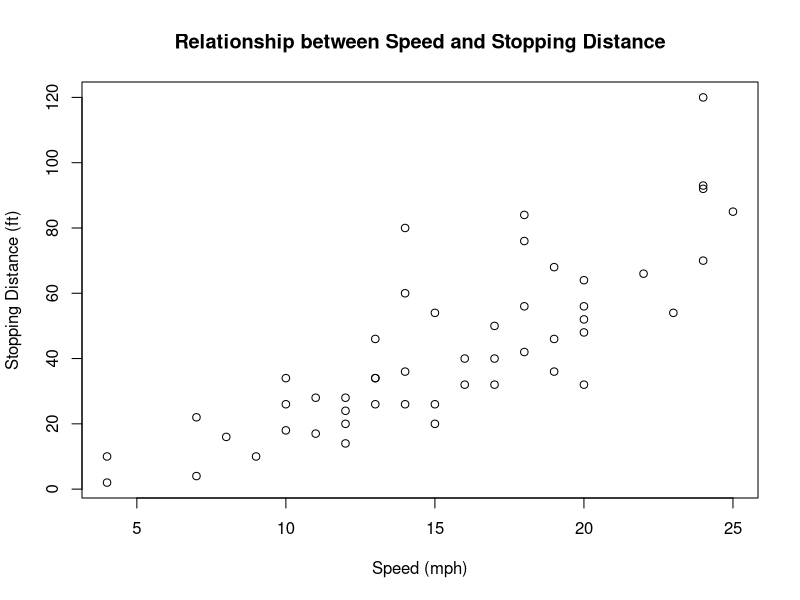
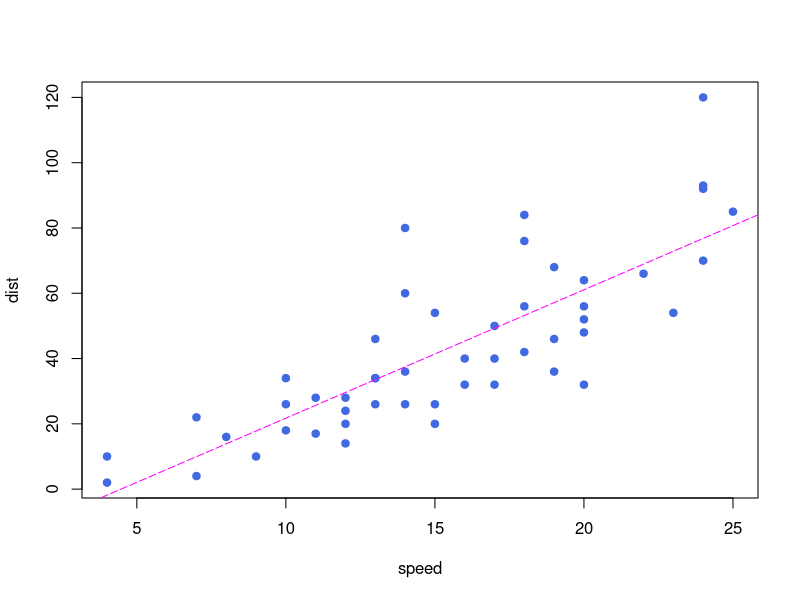
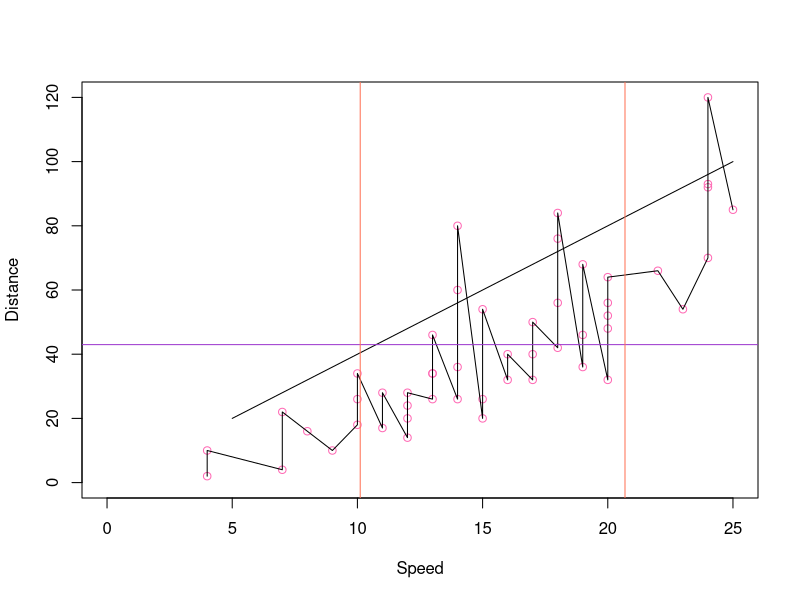
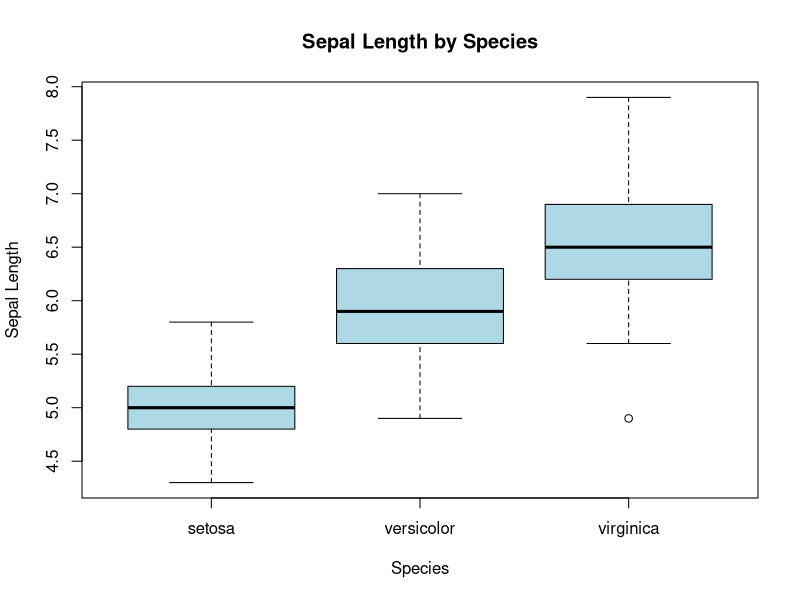
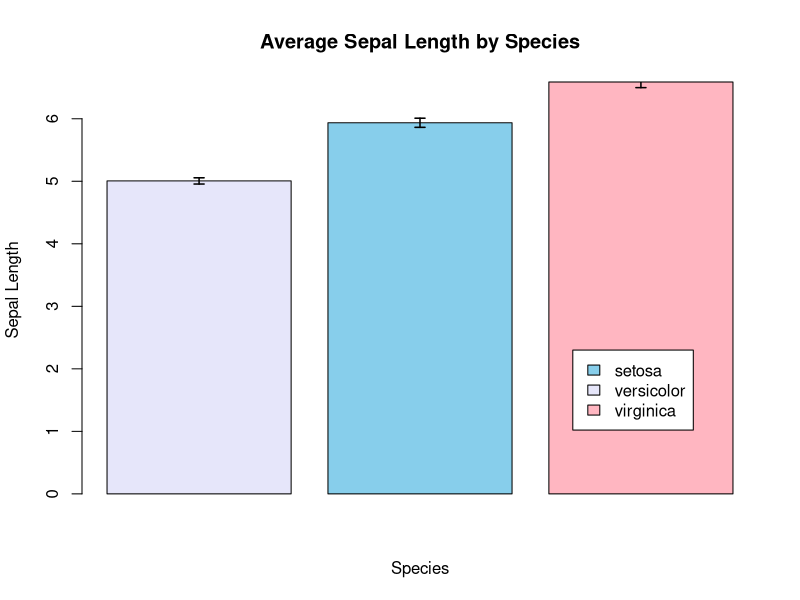
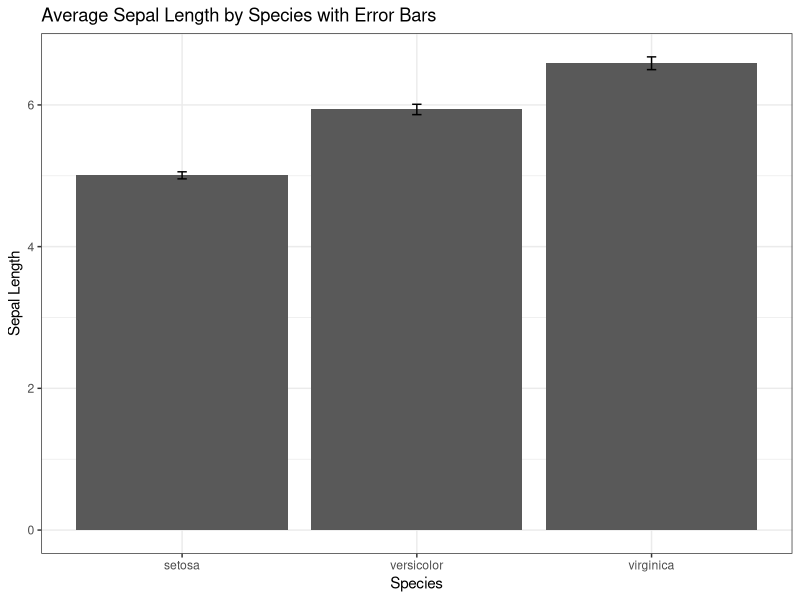
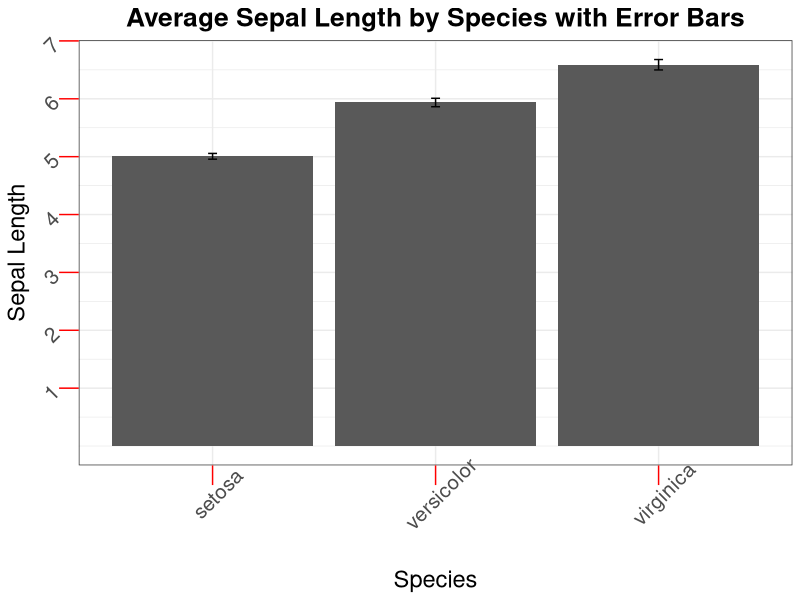
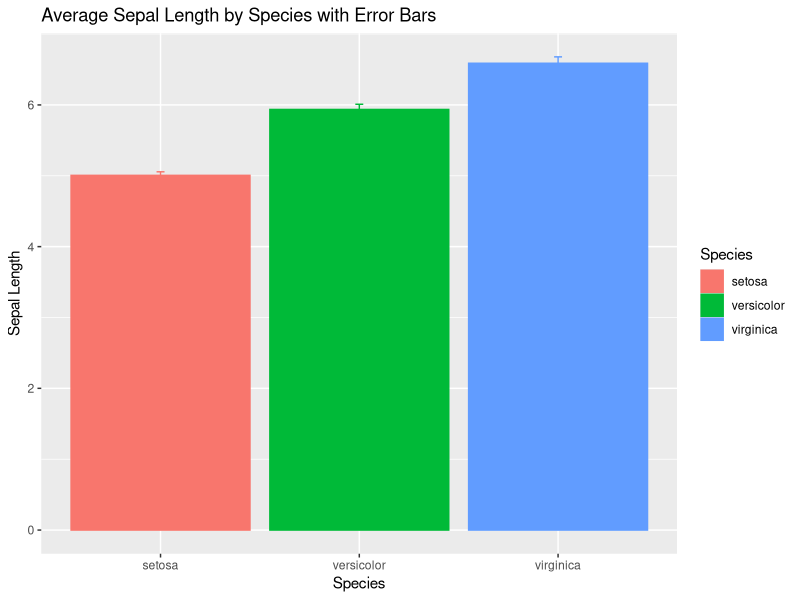

The R source for these figures, in order:
## ---- chunk 1
knitr::opts_chunk$set(echo = TRUE)
## ---- chunk 2
# rm(list = ls()) clear workspace (optional)
# install.packages("extrafont") # if you want lots more font options for your plot labels
# install.packages('Cairo') # for embedding special fonts into your final pdf if you so choose

# load libraries
library(here)
library(tidyverse)
#library(extrafont) 
## ---- chunk 3
head(cars) # simple dataset with 2 columns
# ?plot # what other arguments in the function?

#pdf(here('figures','base plot exploration.pdf')) #open a pdf file to save all the plots from this session

plot(cars, xlab = "Speed (mph)", ylab = "Stopping Distance (ft)", main = "Relationship between Speed and Stopping Distance") # can add labels
## ---- chunk 4
plot(cars, col = 'royalblue', pch = 19) # point color and type

lmod1<-lm(dist ~ speed, data = cars) # get lm for trendline
abline(lmod1, col = "magenta", lty = 5) # add trendline-color red linetype 5 (long dashes)
## ---- chunk 5
# create a blank plot with different x and y axis lengths
plot(0, 0, xlim=c(0, 25), ylim=c(0, 120), type='n', xlab='Speed', ylab='Distance') # create blank plot

points(cars$speed, cars$dist, col='hotpink') # layer on points (adds flexibility to add multiple datasets)
lines(cars$speed, cars$dist) # layer on lines -- will look weird for scatter points
lines(c(5,25), c(20,100)) # can manually specify c(xmin, xmax), c(ymin, ymax)

abline(h = mean(cars$dist), col = "darkorchid") # add horizontal line at value of interest
abline(v = mean(cars$speed)-sd(cars$speed), col = "coral1") # add vert line
abline(v = mean(cars$speed)+sd(cars$speed), col = "coral1") # add vert line
## ---- chunk 6
head(iris)

## boxplot split by species groups
boxplot(iris$Sepal.Length ~ iris$Species, xlab = "Species", ylab = "Sepal Length", # can plot y~x in boxplot()
        main = "Sepal Length by Species",
        col = 'lightblue')
# boxplot displays median, middle 50% of data, range, and outliers as points outside the range

## Barplot of sepal length by species

# use dplyr to summarize data
means <- iris %>%
  group_by(Species) %>%
  summarise(mean = mean(Sepal.Length), se = sd(Sepal.Length)/sqrt(length(Sepal.Length)))
# final table displays two columns, mean and standard error of the mean

means_barx<-barplot(means$mean, # names.arg = means$Species, 
                    xlab = "Species", ylab = "Sepal Length",
                    main = "Average Sepal Length by Species",
                 #   ylim= c(0,7),
                    col = c("lavender", "skyblue", "lightpink"))

# add legend
legend(x= 2.73, y =2.3, legend = unique(iris$Species), fill = c("skyblue", "lavender", "lightpink"))
# can also specify legend position with words eg. 'topright'
# have to specify legend items manually, can introduce errors
# how do we fix this one?

# add errors by manually adding lines into the plot with calculated error values
arrows(means_barx, means$mean + means$se, # top of error bar
       means_barx, means$mean - means$se, # bottom of error bar
       length = 0.05, angle = 90, code = 3, lwd = 1.5) # width of caps, angle of caps, type of cap, thickness of lines
# top of highest error bar is cut off, how do we fix it?

#dev.off() # close the graphics device (i.e. the pdf we opened)
## ---- chunk 7

# plot with ggplot using + to add layers
g1<-ggplot(means, aes(x = Species, y = mean)) + # df, specify data params
  geom_bar(stat = "identity", position = "dodge") + # what type of plot
  # stat: plot default function, position: next to each other
  
  geom_errorbar(aes(ymin = mean - se, ymax = mean + se), # where to where to draw error bars
                width = 0.04,size=0.5, position = position_dodge(width = 0.9))
                # cap width, line thickness, same positioning as bars
#g1 #display plot
  
  # Set labels and title
g2<- g1 + labs(x = "Species", y = "Sepal Length", 
       title = "Average Sepal Length by Species with Error Bars")
#g2
  
g3<-g2 +  theme_bw()

g3 # display final plot

# Save the ggplot object as a png file
ggsave(here('figures','gg barplot base.png'), g3, width = 6, height = 4, units = 'in', dpi = 300)
# specify size in inches and resolution
## ---- chunk 8
# keep adding on layers
g4<-g3 + 
  # adjust title, axis text (tick labels) and titles
  theme(  #text = element_text(family = 'Century Gothic'),
          plot.title=element_text(hjust=0.5, size = 19, face = 'bold'), 
          # center it, font size, bold face
          
          axis.ticks = element_line(color = "red", linewidth = 0.5, ), # adjust color and thickness
          axis.ticks.length = unit(0.5, "cm"), # adjust tick length
          axis.text=element_text(size=15, angle = 45), # font size
          # axis.text.x = element_text(size = 20), can also separately adjust axes
          axis.title=element_text(size=17, # font size
                                  margin = margin(t = 12, r = 0, b = 0, l = 0))) + # default: 0 pt
                                  #increases distance between x axis label and plot

  # manually set what values you want to display ticks for
  scale_y_continuous(breaks=seq(1,7,1)) # 1 to 7, breaks every 1 unit
  
g4

# Save the ggplot object as a png file
ggsave(here('figures','gg barplot title axes.png'), g4, width = 6, height = 4, units = 'in', dpi = 300)
# is your title cut off? try changing the width of your output png!
## ---- chunk 9
# initialize new plot with args color and fill
g5<- ggplot(means, aes(x = Species, y = mean, color = Species, fill = Species)) + 
  # color lines, fill area
  
  geom_bar(stat = "identity", position = "dodge") +
  geom_errorbar(aes(ymin = mean - se, ymax = mean + se),
                width = 0.04,size=0.5, position = position_dodge(width = 0.9)) +
  labs(x = "Species", y = "Sepal Length", 
       title = "Average Sepal Length by Species with Error Bars")
g5

g6 <- g5 +  
  # Set manual colors 
  scale_fill_manual(values = c("lavender", "aquamarine", "lightpink")) + # color areas
  scale_color_manual(values = c("mediumpurple1", "aquamarine4", "rosybrown3")) + # color lines

  # adjust theme for a cleaner plot
  theme_bw() +
  theme(  panel.grid.major = element_blank(), #delete major grid lines
          panel.grid.minor = element_blank()) #delete minor grid lines
g6

# Save the ggplot object as a png file
ggsave(here('figures','gg barplot aes.png'), g6, 
       width = 6, height = 4, units = 'in', dpi = 300)
## ---- chunk 10
s<- ggplot(iris, aes(x = Petal.Length, y = Sepal.Length, color = Species)) + 
  geom_point(shape = 21, fill = NA, alpha = 0.8) # adjust point shape, (fill if open point), transparency
s

ggsave(here('figures','gg scatter.png'), s, 
       width = 6, height = 4, units = 'in', dpi = 300)
## ---- chunk 11
# first group the data so there is a mean and spread at each predictor level
means1<-iris %>% 
  group_by(Petal.Length, Species) %>% 
  summarize(m = mean(Sepal.Length),
            se = sd(Sepal.Length)/sqrt(length(Sepal.Length))) 
 
l1<-ggplot(means1, aes(x = Petal.Length, y = m, group = Species, color = Species)) +
  geom_point() +
  geom_errorbar(aes(ymin = m - se, ymax = m + se)) +
  geom_line(linetype = 'dashed') # also number types, same as base plot par
l1

ggsave(here('figures','gg line.png'), l1, 
       width = 6, height = 4, units = 'in', dpi = 300)

## ---- chunk 12
# calculate model
model <- lm(iris$Sepal.Length ~ iris$Species + iris$Petal.Length)

# predict data based on the model because lines are plotted along specified points
predicted <- predict(model) 

# residuals <- model$residuals # for plotting error

l2 <- ggplot(iris, aes(x = Petal.Length, y = Sepal.Length, color = Species, fill = Species)) +
  geom_point() + # put raw data points
  geom_line(aes(x = Petal.Length, y = predicted)) # + # plot trendline
#  geom_ribbon(aes(ymin = Predicted - 1.96 * sd(residuals), ymax = Predicted + 1.96 * sd(residuals)),
  #            group = df$Species, alpha = 0.3, color = 'gray45')
              # plot 95% confidence interval, representative of inferential stats
l2

ggsave(here('figures','gg ANCOVA.png'), l2, 
       width = 6, height = 4, units = 'in', dpi = 300)
